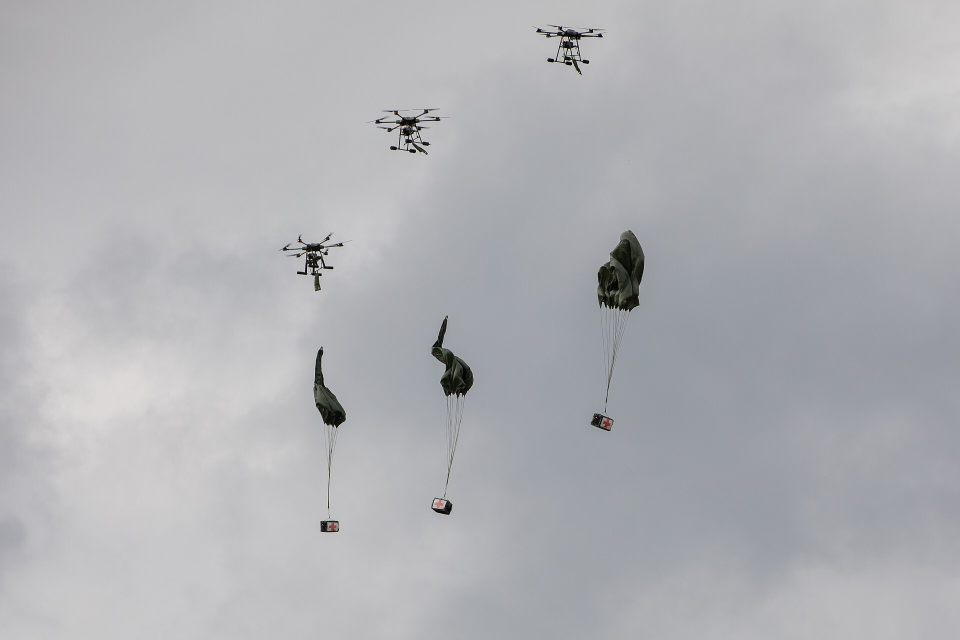
#> input picture art/Ground_Forces_Festival_2025_-_0074.jpg, 1920 x 1280 px (shown at 1/2 size)
$ python gen_loading_screens.py ../../art/Ground_Forces_Festival_2025_-_0074.jpg
#> lines starting #> are read from the running program, lines starting #| are printed output that depends on the picture
#> in main, im is the input picture: PIL image 1920x1280 RGB; mean R, G, B 175.8, 176.8, 180.5
# -*- coding: utf-8 -*-
"""Loading screen backgrounds for ghostD_loading.

    python tools/art/gen_loading_screens.py          # PNG masters into art/loading
    python tools/art/gen_loading_screens.py --paa    # ...convert and install the .paa

WHY THIS EXISTS. The backgrounds are photographs from outside, and they have to
arrive as 2048x1024 .paa that look like they belong to the same set. Doing that
by hand is four crops, four grades and four conversions per batch, done slightly
differently each time. SOURCES is the whole input: a file, a class name, and a
credit.

THE CLASS NAME IS THE FILENAME. CfgLoadingScreen builds the texture path out of
the class name, so what is named here is what goes in the config, and the two
cannot drift apart.

THE GRADE IS MEASURED, NOT EYEBALLED. The two screens that survived the licence
cull are grey, dark and contrasty; TARGET below is that look as numbers - black
point, white point and mean - and every image is stretched onto it. A flat
overcast sky and a sunlit desert come out belonging to the same set, which is
the only reason a mixed set of found photographs reads as deliberate.

THE CROP IS CHOSEN BY DETAIL. A 3:2 photograph loses a third of its height on
the way to 2:1 and the interesting third is rarely the middle, so the window
with the most edge energy wins, pulled gently back towards centre so it does not
end up hard against the top or bottom edge.
"""
import os
import subprocess
import sys

from PIL import Image, ImageFilter, ImageStat

HERE = os.path.dirname(os.path.abspath(__file__))
ROOT = os.path.abspath(os.path.join(HERE, "..", ".."))
ART = os.path.join(ROOT, "art")
OUT = os.path.join(ART, "loading")
INSTALL = os.path.join(ROOT, "addons", "loading", "ui", "loading")

W, H = 2048, 1024

# black point, white point, mean - taken off the two screens that survived the
# licence cull. Deep blacks, highlights held back off white, mid-dark overall.
TARGET_BLACK = 3
TARGET_WHITE = 215
TARGET_MEAN = 92

# source file (in art/), class name = output filename, credit printed on screen.
# NO COMMAS in a credit - CfgLoadingScreen takes it as a macro argument.
SOURCES = [
    ("Ground_Forces_Festival_2025_-_0074.jpg", "airdrop", "Pfc Eun Jun Choi - U.S. Army"),
    ("Ground_Forces_Festival_2025_-_0090.jpg", "flares", "Staff Sgt. Reginald Harvey - U.S. Army"),
    ("Gyeryong_Ground_Forces_Festival_2025_-_19_of_25.jpg", "tank", "Staff Sgt. Reginald Harvey - U.S. Army"),
    ("U.S._Army_Special_Operations_Command_Soldier_Fires_Mk_47_Striker_during_"
     "Joint_Forces_live-fire_range_in_Amman,_Jordan,_Aug_28,_2019.jpg", "mk47",
     "Sgt. Devon Bistarkey - U.S. Army National Guard"),
]


def percentile(img, p):
    hist = img.histogram()
    want = img.width * img.height * p / 100.0
    run = 0
    for value, count in enumerate(hist):
        run += count
        if run >= want:
            return value
    return 255


def crop_2to1(im):
    """The 2:1 window holding the most detail, biased back towards centre."""
    want_h = int(round(im.width / 2.0))
#> want_h = 960
    if want_h >= im.height:                      # already wider than 2:1
        want_w = im.height * 2
        x = (im.width - want_w) // 2
        return im.crop((x, 0, x + want_w, im.height))

    # one edge-energy number per row, off a small greyscale copy
    small = im.convert("L").resize((256, max(1, im.height * 256 // im.width)))
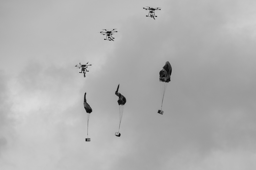
#> small: PIL image 256x170 L; min 6, max 218, mean 176.9
    edges = small.filter(ImageFilter.FIND_EDGES)
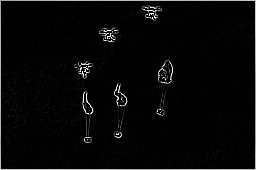
#> edges: PIL image 256x170 L; min 0, max 255, mean 7.5
    rows = [sum(edges.crop((0, y, edges.width, y + 1)).getdata()) for y in range(edges.height)]
#> rows = 170 values, max 47402 at index 0, min 603 at index 22, mean 1923.4

    scale = edges.height / float(im.height)
#> scale = 0.133
    win = max(1, int(round(want_h * scale)))
#> win = 128
    best, best_score = 0, None
    for top in range(0, edges.height - win + 1):
        centre = top + win / 2.0
        pull = 1.0 - 0.35 * abs(centre - edges.height / 2.0) / (edges.height / 2.0)
        score = sum(rows[top:top + win]) * pull
        if best_score is None or score > best_score:
            best, best_score = top, score
#> this loop made 43 passes
#> (score, best, best_score) on pass 1: (220394.5, 0, 220394.5)
#> score on passes 2 to 7: 178688.8, 179596.6, 180544.3, 181739.7, 183001.1, 184474.9
#> after the loop, best = 0; best_score = 220394.5

    y = min(im.height - want_h, int(round(best / scale)))
#> y = 0
    return im.crop((0, y, im.width, y + want_h))
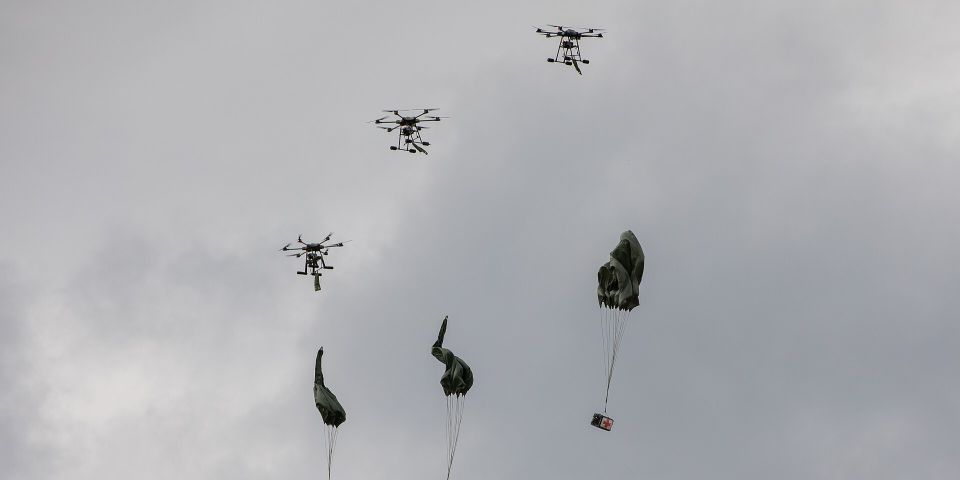
#> returned value: PIL image 1920x960 RGB (shown at 1/2 size); mean R, G, B 174.8, 175.8, 179.4


def grade(im):
    """Grey, then stretched onto the target black/white points and mean."""
    g = im.convert("L")

    lo, hi = percentile(g, 1), percentile(g, 99)
#> in percentile, `hist = img.histogram()`: hist = 256 values, max 118151 at index 187, min 0 at index 244, mean 8192
#> the loop in percentile, `for value, count in enumerate(hist):` made 50 passes
#> (count, run) on passes 1 to 12: (582, 582), (314, 896), (258, 1154), (289, 1443), (292, 1735), (293, 2028), (316, 2344), (361, 2705), (409, 3114), (423, 3537), (462, 3999), (459, 4458)
#> after the loop in percentile, `for value, count in enumerate(hist):`: run = 21198
#> the loop in percentile, `for value, count in enumerate(hist):` made 212 passes
#> after the loop in percentile, `for value, count in enumerate(hist):`: run = 2079112
#> lo = 49; hi = 211
    if hi <= lo:
        lo, hi = 0, 255
    span = float(hi - lo)
#> span = 162
    stretch = [
        min(255, max(0, int(round(TARGET_BLACK + (i - lo) * (TARGET_WHITE - TARGET_BLACK) / span))))
        for i in range(256)
    ]
#> stretch = 256 values from 0 to 255
    g = g.point(stretch)
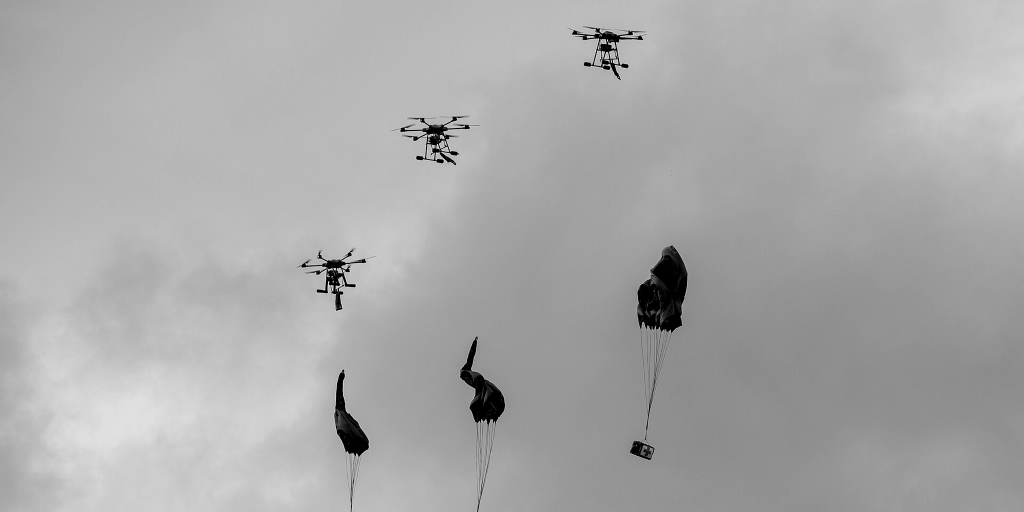
#> g: PIL image 2048x1024 L (shown at 1/2 size); min 0, max 255, mean 169.3

    # gamma onto the target mean - one solve, not a search
    mean = max(1.0, min(254.0, ImageStat.Stat(g).mean[0]))
#> mean = 169.3
    import math
    gamma = math.log(TARGET_MEAN / 255.0) / math.log(mean / 255.0)
#> gamma = 2.49
    # 2.6 is where the solve converges for a flat overcast sky, which is the
    # hardest case here - the airdrop plate needs 2.49 to come down into family
    # and anything looser than this clamp changes nothing for the others.
    gamma = max(0.55, min(2.6, gamma))
    g = g.point([min(255, int(round(255.0 * ((i / 255.0) ** gamma)))) for i in range(256)])
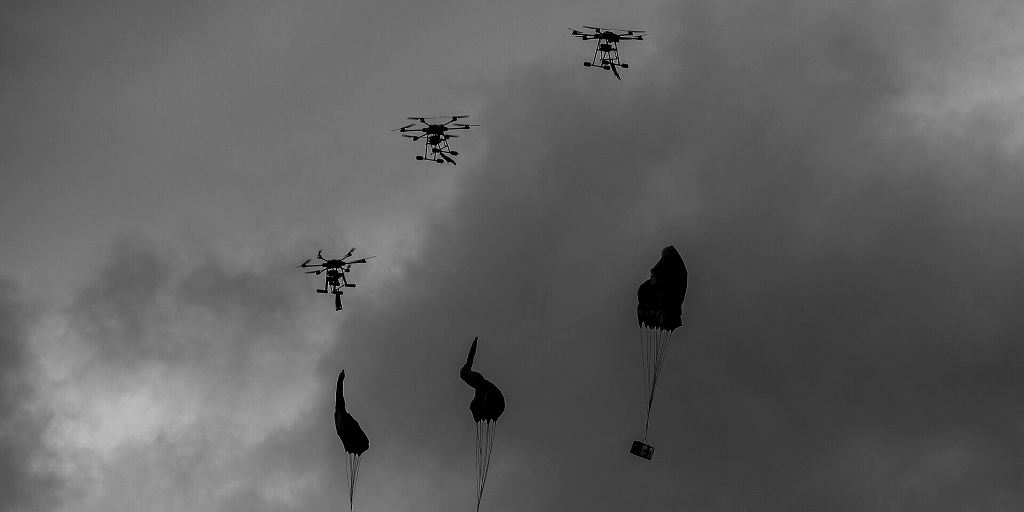
#> g: PIL image 2048x1024 L (shown at 1/2 size); min 0, max 255, mean 96

    return g.convert("RGB")
#> returned value: PIL image 2048x1024 RGB


def to_paa(png, paa):
    if os.path.exists(paa):
        os.remove(paa)
    r = subprocess.run(["hemtt", "utils", "paa", "convert", png, paa],
                       capture_output=True, text=True, cwd=ROOT)
    if r.returncode != 0:
        print("   paa FAILED: %s" % (r.stderr or r.stdout).strip()[:200])
        return False
    return True


def main():
    if not os.path.isdir(OUT):
        os.makedirs(OUT)

    made = []
    for src, name, credit in SOURCES:
        path = os.path.join(ART, src)
        if not os.path.isfile(path):
            print("missing source: %s" % src)
            continue

        im = Image.open(path).convert("RGB")
        out = grade(crop_2to1(im).resize((W, H), Image.LANCZOS))

        png = os.path.join(OUT, name + ".png")
        out.save(png)
        st = ImageStat.Stat(out.convert("L"))
        print("%-10s %sx%s -> %dx%d  mean %.0f  std %.0f  (%s)"
              % (name, im.width, im.height, W, H, st.mean[0], st.stddev[0], credit))
#| airdrop    1920x1280 -> 2048x1024  mean 96  std 29  (Pfc Eun Jun Choi - U.S. Army)
        made.append((name, png))
#> pass 2 of the loop in main, `for src, name, credit in SOURCES:`:
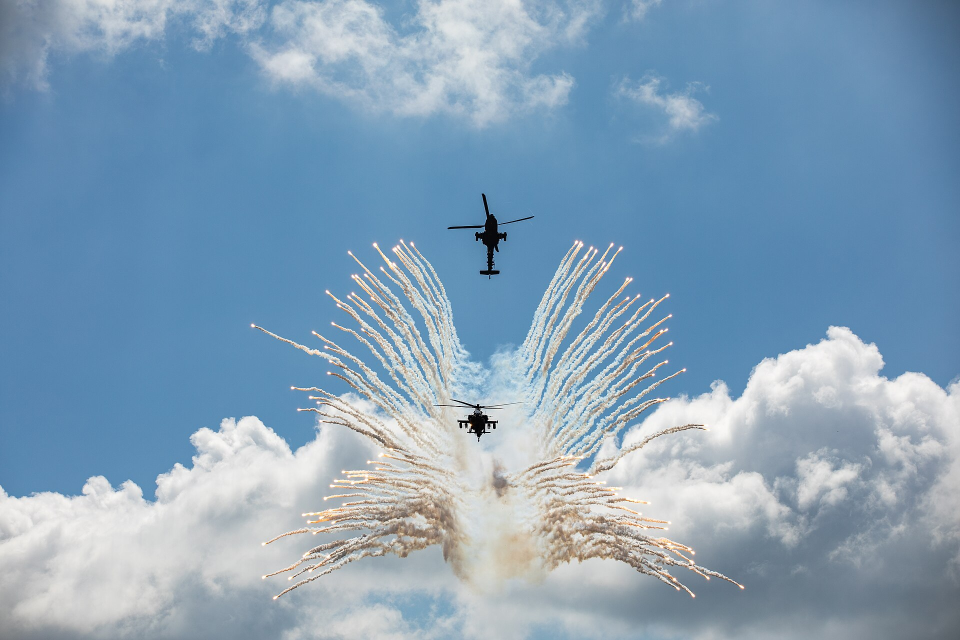
#> input picture art/Ground_Forces_Festival_2025_-_0090.jpg, 1920 x 1280 px (shown at 1/2 size)
#> in main, im is the input picture: PIL image 1920x1280 RGB; mean R, G, B 133.1, 161, 183.9
#> in crop_2to1 (call 2), `edges = small.filter(ImageFilter.FIND_EDGES)`:
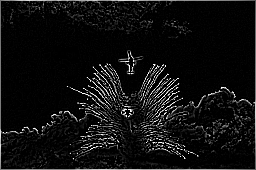
#> edges: PIL image 256x170 L; min 0, max 255, mean 16.1
#> rows = 170 values, max 40812 at index 0, min 508 at index 46, mean 4120.7
#> the loop in crop_2to1 (call 2), `for top in range(0, edges.height - win + 1):` made 43 passes
#> (score, best_score) on passes 1, 8, 9, 10, 11, 12, 13, 14: (444023.7, 444023.7), (447500.8, 447500.8), (451217.5, 451217.5), (456999.1, 456999.1), (460482.3, 460482.3), (466534.8, 466534.8), (472263.9, 472263.9), (477851.8, 477851.8)
#> after the loop in crop_2to1 (call 2), `for top in range(0, edges.height - win + 1):`: best = 42; best_score = 539435.5
#> y = 316
#> the loop in percentile (call 2), `for value, count in enumerate(hist):` made 109 passes
#> (count, run) on passes 1 to 8: (628, 628), (294, 922), (254, 1176), (266, 1442), (311, 1753), (337, 2090), (394, 2484), (531, 3015)
#> the loop in percentile (call 2), `for value, count in enumerate(hist):` made 241 passes
#> lo = 108; hi = 240
#> span = 132
#> stretch = 256 values from 0 to 239
#> in grade (call 2), `g = g.point(stretch)`:
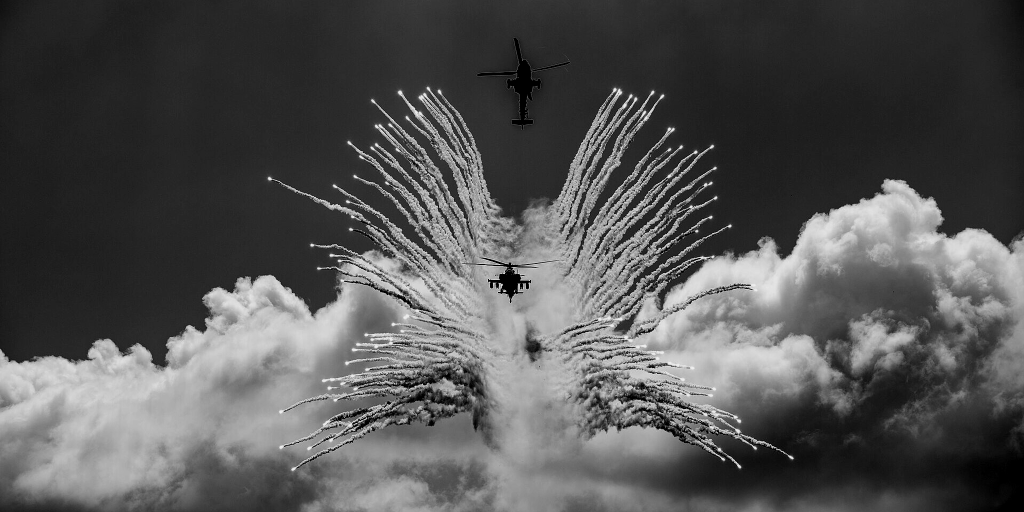
#> g: PIL image 2048x1024 L (shown at 1/2 size); min 0, max 239, mean 83.7
#> mean = 83.69
#> gamma = 0.915
#| flares     1920x1280 -> 2048x1024  mean 90  std 61  (Staff Sgt. Reginald Harvey - U.S. Army)
#> pass 3 of the loop in main, `for src, name, credit in SOURCES:`:
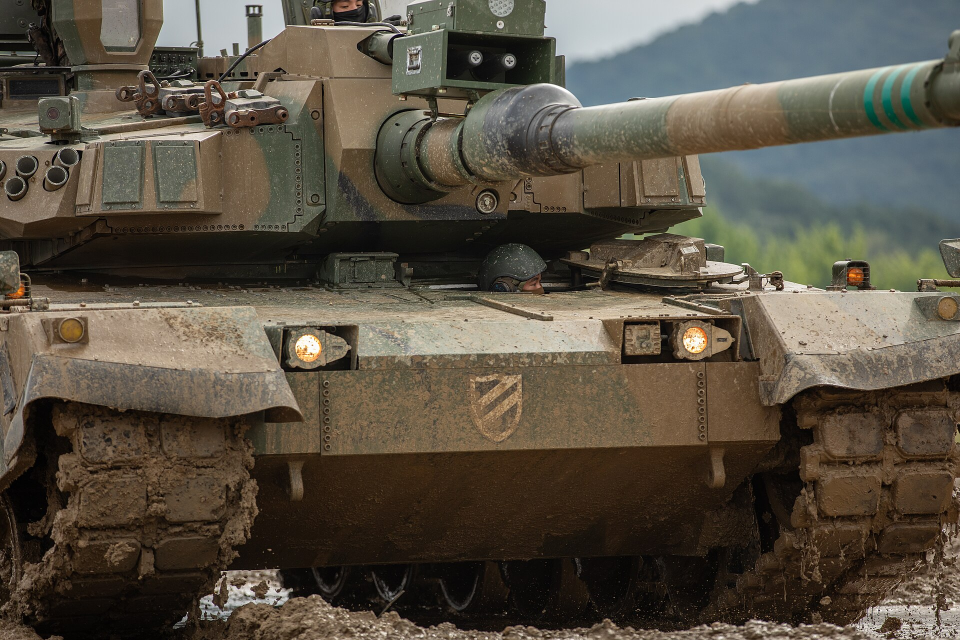
#> input picture art/Gyeryong_Ground_Forces_Festival_2025_-_19_of_25.jpg, 1920 x 1280 px (shown at 1/2 size)
#> in main, im is the input picture: PIL image 1920x1280 RGB; mean R, G, B 88.3, 80.4, 67.5
#> in crop_2to1 (call 3), `edges = small.filter(ImageFilter.FIND_EDGES)`:
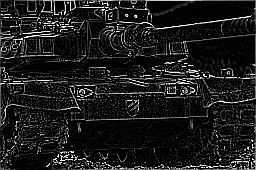
#> edges: PIL image 256x170 L; min 0, max 255, mean 27.6
#> rows = 170 values, max 34488 at index 0, min 1974 at index 64, mean 7069.7
#> the loop in crop_2to1 (call 3), `for top in range(0, edges.height - win + 1):` made 43 passes
#> (score, best, best_score) on pass 1: (857940.2, 0, 857940.2)
#> after the loop in crop_2to1 (call 3), `for top in range(0, edges.height - win + 1):`: best = 0; best_score = 857940.2
#> y = 0
#> in grade (call 3), `g = im.convert("L")`:
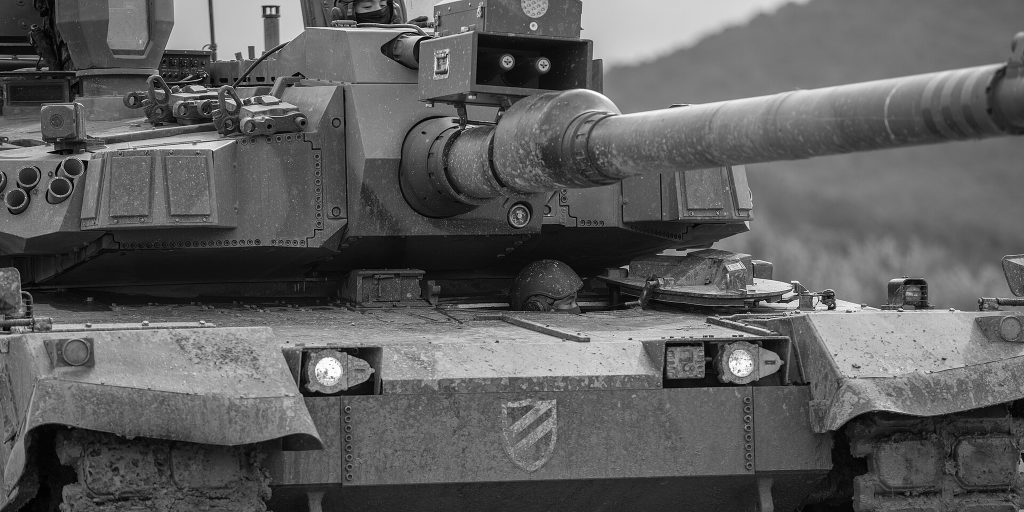
#> g: PIL image 2048x1024 L (shown at 1/2 size); min 0, max 255, mean 93.9
#| tank       1920x1280 -> 2048x1024  mean 92  std 52  (Staff Sgt. Reginald Harvey - U.S. Army)
#> the loop made 4 passes; the first 3 are shown

    if "--paa" not in sys.argv:
        print("\n(--paa to convert and install into addons/loading/ui/loading)")
        return

    for name, png in made:
        paa = os.path.join(INSTALL, name + ".paa")
        if to_paa(png, paa):
            print("installed %s.paa  (%d KB)" % (name, os.path.getsize(paa) // 1024))

    print("\nCfgLoadingScreen.hpp lines:")
    for src, name, credit in SOURCES:
        print("        LOADING_SCREEN_CLASS(%s,%s);" % (name, credit))


if __name__ == "__main__":
    main()
